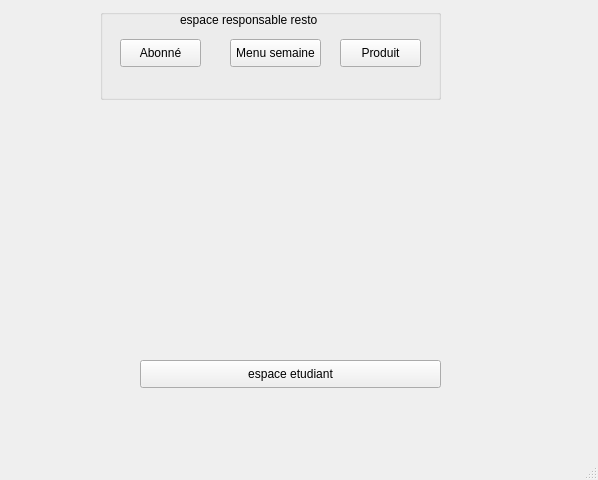
<?xml version="1.0" encoding="UTF-8"?>
<ui version="4.0">
 <class>bienvenu</class>
 <widget class="QMainWindow" name="bienvenu">
  <property name="geometry">
   <rect>
    <x>0</x>
    <y>0</y>
    <width>598</width>
    <height>480</height>
   </rect>
  </property>
  <property name="windowTitle">
   <string>MainWindow</string>
  </property>
  <widget class="QWidget" name="centralwidget">
   <widget class="QLabel" name="label_pic">
    <property name="geometry">
     <rect>
      <x>60</x>
      <y>110</y>
      <width>461</width>
      <height>211</height>
     </rect>
    </property>
    <property name="text">
     <string/>
    </property>
   </widget>
   <widget class="QGroupBox" name="groupBox">
    <property name="geometry">
     <rect>
      <x>100</x>
      <y>9</y>
      <width>341</width>
      <height>91</height>
     </rect>
    </property>
    <property name="title">
     <string/>
    </property>
    <widget class="QPushButton" name="pushButton_4">
     <property name="geometry">
      <rect>
       <x>240</x>
       <y>30</y>
       <width>81</width>
       <height>28</height>
      </rect>
     </property>
     <property name="text">
      <string>Produit</string>
     </property>
    </widget>
    <widget class="QPushButton" name="pushButton_5">
     <property name="geometry">
      <rect>
       <x>20</x>
       <y>30</y>
       <width>81</width>
       <height>28</height>
      </rect>
     </property>
     <property name="text">
      <string>Abonné</string>
     </property>
    </widget>
    <widget class="QPushButton" name="pushButton_6">
     <property name="geometry">
      <rect>
       <x>130</x>
       <y>30</y>
       <width>91</width>
       <height>28</height>
      </rect>
     </property>
     <property name="text">
      <string>Menu semaine</string>
     </property>
    </widget>
    <widget class="QLabel" name="label_2">
     <property name="geometry">
      <rect>
       <x>80</x>
       <y>0</y>
       <width>241</width>
       <height>21</height>
      </rect>
     </property>
     <property name="text">
      <string>espace responsable resto</string>
     </property>
    </widget>
   </widget>
   <widget class="QPushButton" name="pushButton_7">
    <property name="geometry">
     <rect>
      <x>140</x>
      <y>360</y>
      <width>301</width>
      <height>28</height>
     </rect>
    </property>
    <property name="text">
     <string>espace etudiant</string>
    </property>
   </widget>
  </widget>
  <widget class="QMenuBar" name="menubar">
   <property name="geometry">
    <rect>
     <x>0</x>
     <y>0</y>
     <width>598</width>
     <height>21</height>
    </rect>
   </property>
  </widget>
  <widget class="QStatusBar" name="statusbar"/>
 </widget>
 <resources/>
 <connections/>
</ui>
